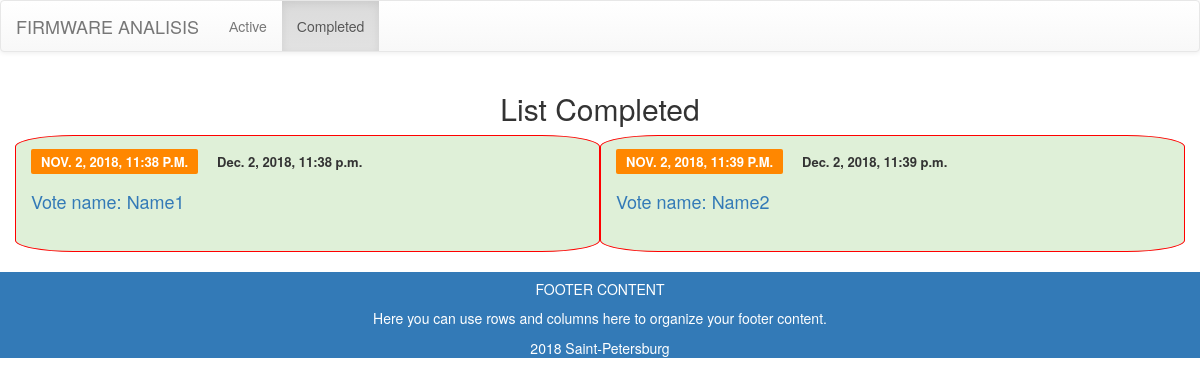
The app's page /startinterface/CompletedVoiting (signed in), older data.
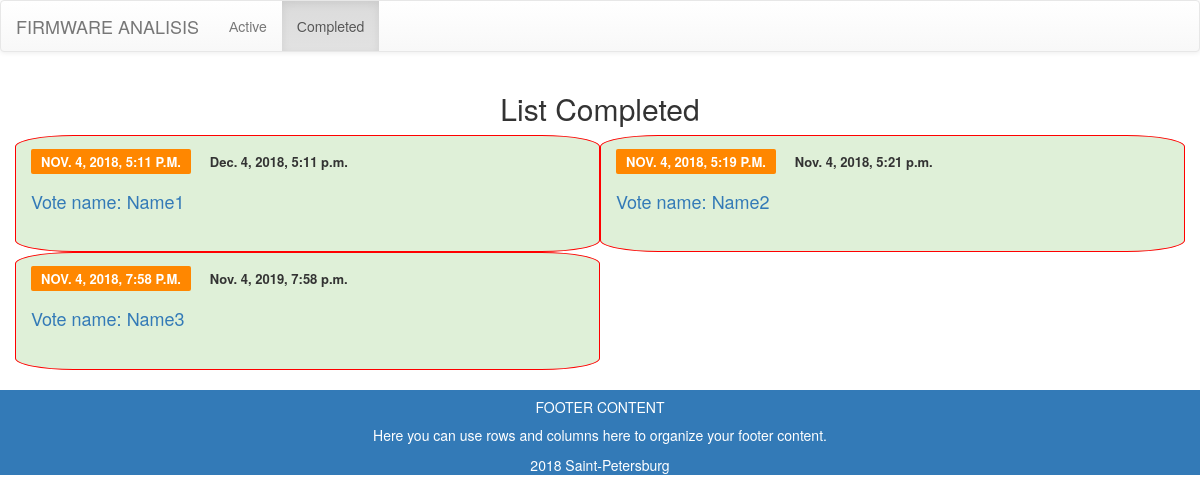
The same page, newer data.
### startinterface/models.py (models this page shows, shortened)
class ModelVoice(models.Model):
    id_name = models.AutoField(primary_key=True)
    nameVoice = models.CharField(max_length=50)
    dateStart = models.DateTimeField()
    dateFinal = models.DateTimeField()
    maxVoice = models.IntegerField()
    person = models.ManyToManyField(ModelPerson, through = 'ModelPersonVoice')
    status = models.BooleanField()
    @property
    def status(self):
        mm = ModelPersonVoice.objects.filter(voice__id_name=self.id_name).filter(changeVoice__gte=self.maxVoice)
        if mm:
            return False
        if timezone.now()>=self.dateFinal:
            return  False
        return True

### startinterface/views.py (the view)
# urls.py: url(r'CompletedVoiting$', views.CompletedVoiting, name='CompletedVoiting'),
def CompletedVoiting(request):
    if not request.user.is_authenticated():
        return HttpResponseRedirect('accounts/login/')
    modelvoice=[]
    listobjaects = ModelVoice.objects.all()
    if listobjaects:
        for e in listobjaects:
            if e.status == False:
                modelvoice.append(e)
    return render(request, "startinterface/ListCompleted.html", {'modelvoice': modelvoice})

### startinterface/templates/startinterface/ListCompleted.html (shortened to what this page needs)
{% extends "startinterface/wrapper.html" %}
{% load staticfiles %}
{% block menu %}
	<li ><a href={% url 'SelectStatus' %}>Аctive</a></li>
    <li class="active"><a href={% url 'CompletedVoiting' %}>Сompleted</a></li>
{% endblock %}
{% block form %}
    {% if modelvoice|length != 0 %}
		<div class="section section-grey">
			<div class="container">
				<div class="row">
					<div class="col-md-12">
						<div class="section-title text-center">
							<h2>List Completed</h2>
						</div>
					</div>
 					{% for i in modelvoice %}
					<div class="col-md-6 bg-success circleBase type1">
						<div class="post ">
							<div class="post-body ">
								<div class="post-meta post-category cat-2">
									<a class="post-category cat-2" > {{i.dateStart}}</a>
									<span class="post-date">{{i.dateFinal}}</span>
								</div>
								<h3 class="post-title"><a href={% url 'DetaleCompleted' %}?id={{i.id_name}}>Vote name: {{i.nameVoice}}</a></h3>
							</div>
						</div>
					</div>
					{% endfor %}
				</div>
			</div>
		</div>
		{% else %}
	<div class="section-title text-center">
		<h2>There are no completed votes!</h2>
	</div>
	{% endif %}
		<br>
{% endblock %}

Row changes from the older to the newer data that the page shows:
changed ModelVoice "Name1": dateStart "NOV. 2, 2018, 11:38 P.M." → "NOV. 4, 2018, 5:11 P.M."; dateFinal "Dec. 2, 2018, 11:38 p.m." → "Dec. 4, 2018, 5:11 p.m."
changed ModelVoice "Name2": dateStart "NOV. 2, 2018, 11:39 P.M." → "NOV. 4, 2018, 5:19 P.M."; dateFinal "Dec. 2, 2018, 11:39 p.m." → "Nov. 4, 2018, 5:21 p.m."
now on this page (row edited): ModelVoice: dateStart "NOV. 4, 2018, 7:58 P.M.", dateFinal "Nov. 4, 2019, 7:58 p.m.", nameVoice "Name3"
